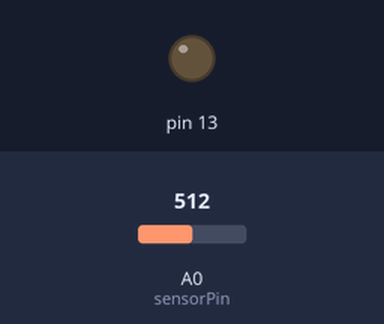
Simulated run of this sketch. Board: Arduino Uno, built with avr-gcc and run on an emulated ATmega328P. Parts: output pins drawn as LEDs (lit = HIGH). The test bench sets the inputs (shaded band); at power-on: A0 (sensorPin) = 512.

Above: at 1.2 s.
1.3 s: A0 (sensorPin) set to 416
2.8 s: A0 (sensorPin) set to 386
At 3.1 s:
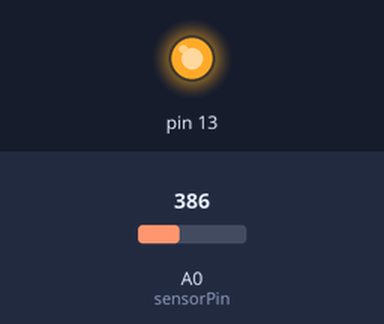
4.3 s: A0 (sensorPin) set to 410
At 5.4 s:
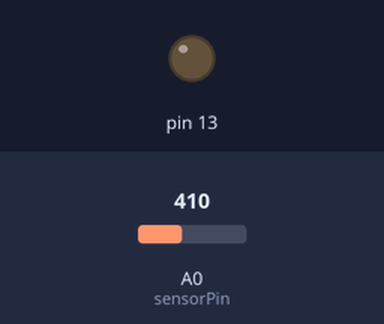
5.8 s: A0 (sensorPin) set to 390
At 6.6 s:
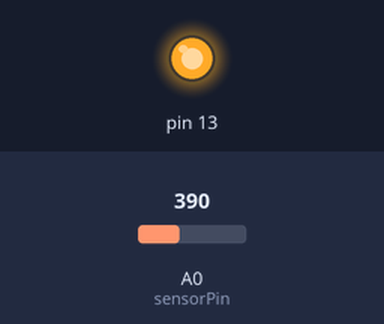
Timing chart, 0 to 8.3 s (numbered marks = the images above; inputs shaded):
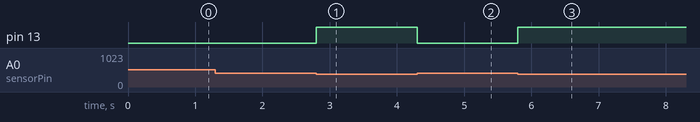

The sketch:

sketch_jul31b.ino
```cpp
int sensorPin = A0;            // select the input pin for the ldr
int sensorValue = 0;  // variable to store the value coming from the ldr
int led = 13;
void setup(){
  pinMode(13, OUTPUT);
  //Start Serial port
  Serial.begin(9600);        // start serial for output - for testing
}

void loop(){
  // read the value from the ldr:
  sensorValue = analogRead(sensorPin);
  if(sensorValue<400){
    digitalWrite(13, HIGH);   // set the LED on
  }
  else{
    digitalWrite(13, LOW);
  }
}
```

Measured:
- the behaviour switches between 400 and 399 on A0 (sensorPin) (found by bisection; images 0 and 1)
- after the input at 1.3 s, every drawn part: stays the same
- after the input at 2.8 s, pin 13: LOW → HIGH at once
- after the input at 4.3 s, pin 13: HIGH → LOW at once
- after the input at 5.8 s, pin 13: LOW → HIGH at once
